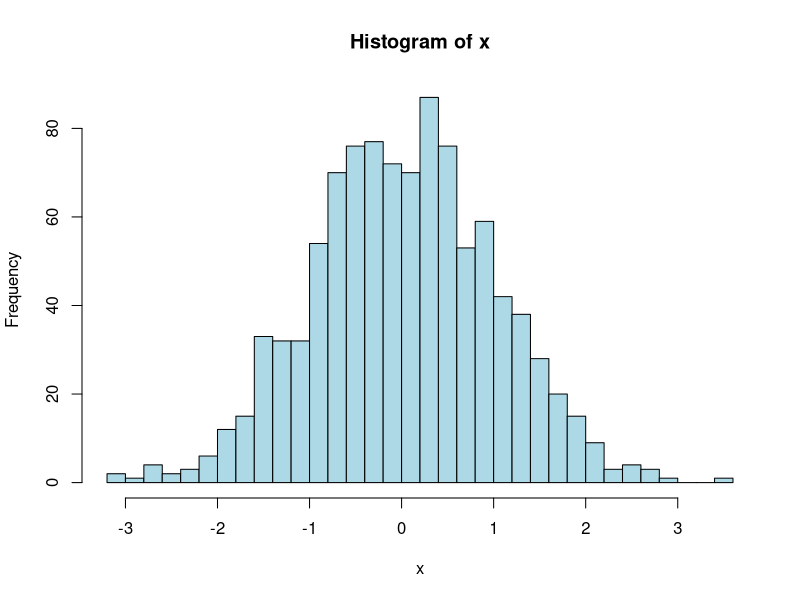
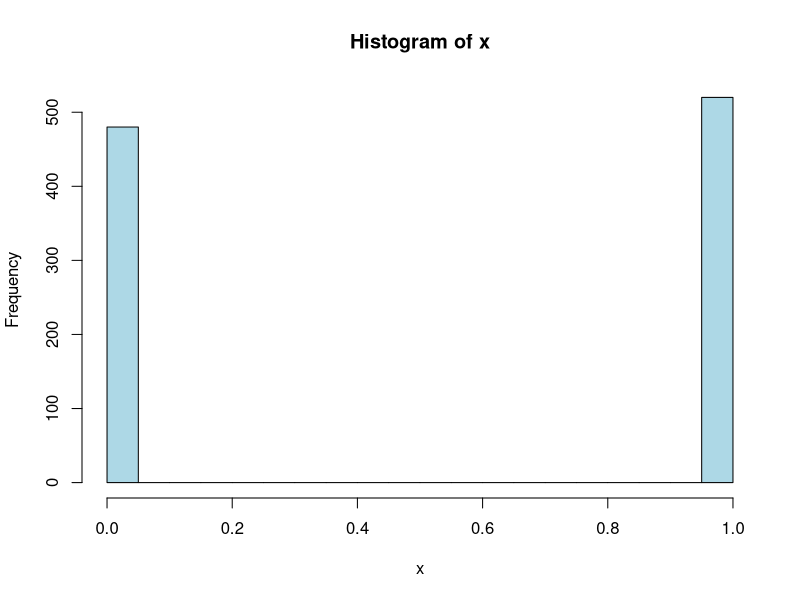
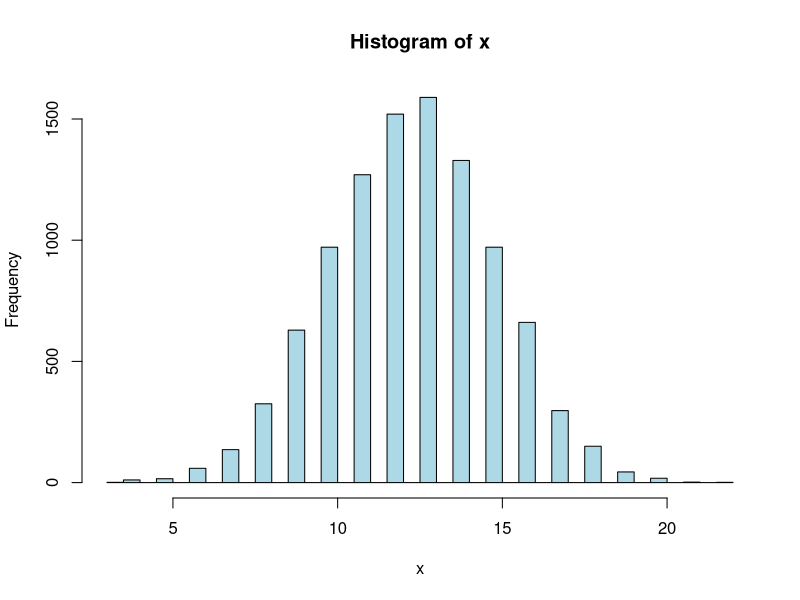
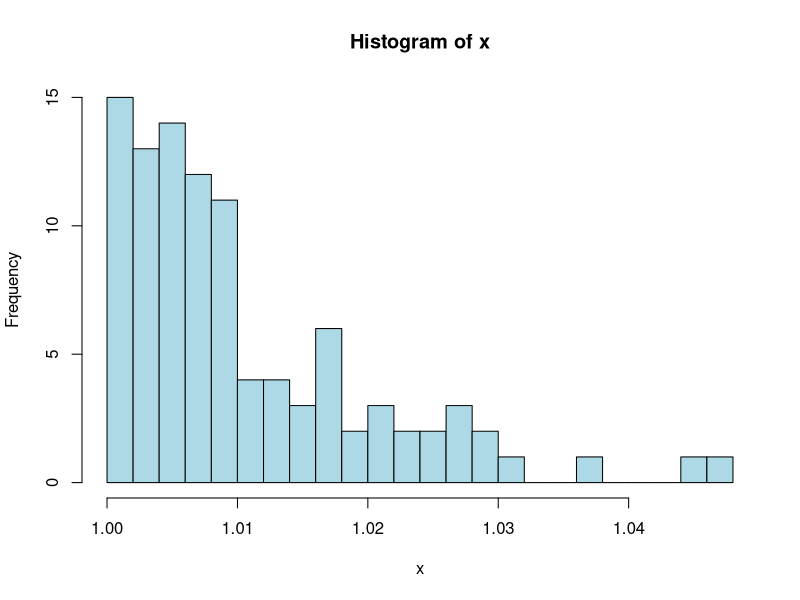
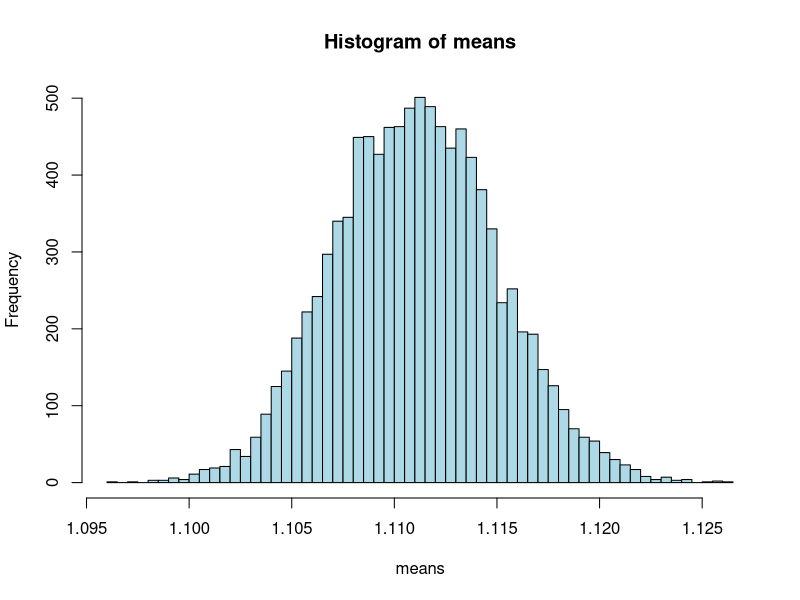

Source code (R) for these figures, in order:
## ---- chunk 1
knitr::opts_chunk$set(echo = TRUE)
## ---- chunk 2

## ---- chunk 3
x <- rnorm(1000) 
hist(x, breaks=30, col="lightblue")
## ---- chunk 4
x <- rbinom(1000, 1, 0.5) # 10 binomials, 1 coin to toss, 0.5 chance for either option
hist(x, breaks=30, col="lightblue")
## ---- chunk 5
x <- rbinom(10000, 25, 0.5)
hist(x, breaks=60, col="lightblue")
## ---- chunk 6
x <- VGAM::rpareto(100, shape=100)
hist(x, breaks=30, col="lightblue")

## ---- chunk 7
R <- 10000  # how many experiments (repetitions)
means <- numeric(R)  # empty vector for means
for(i in 1:R) {
   x <- VGAM::rpareto(1000, shape=10)
   means[i] <- mean(x)
}
hist(means, breaks=100, col="lightblue")
